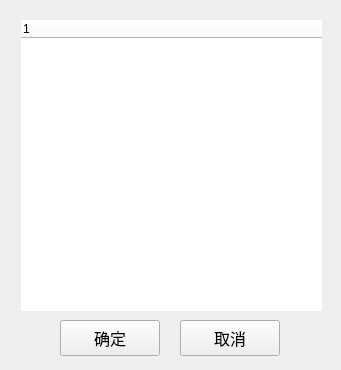
<?xml version="1.0" encoding="UTF-8"?>
<ui version="4.0">
 <class>EditScriptFileWidget</class>
 <widget class="QWidget" name="EditScriptFileWidget">
  <property name="geometry">
   <rect>
    <x>0</x>
    <y>0</y>
    <width>341</width>
    <height>370</height>
   </rect>
  </property>
  <property name="windowTitle">
   <string>Form</string>
  </property>
  <widget class="QTreeWidget" name="scriptTreeWidget">
   <property name="geometry">
    <rect>
     <x>21</x>
     <y>20</y>
     <width>301</width>
     <height>291</height>
    </rect>
   </property>
   <property name="styleSheet">
    <string notr="true">border:1px #ffffff;
background-color: rgb(255, 255, 255);</string>
   </property>
   <column>
    <property name="text">
     <string notr="true">1</string>
    </property>
   </column>
  </widget>
  <widget class="QPushButton" name="okBtn">
   <property name="geometry">
    <rect>
     <x>60</x>
     <y>320</y>
     <width>100</width>
     <height>36</height>
    </rect>
   </property>
   <property name="sizePolicy">
    <sizepolicy hsizetype="Fixed" vsizetype="Fixed">
     <horstretch>0</horstretch>
     <verstretch>0</verstretch>
    </sizepolicy>
   </property>
   <property name="minimumSize">
    <size>
     <width>100</width>
     <height>36</height>
    </size>
   </property>
   <property name="maximumSize">
    <size>
     <width>100</width>
     <height>36</height>
    </size>
   </property>
   <property name="font">
    <font>
     <family>微软雅黑</family>
     <pointsize>12</pointsize>
    </font>
   </property>
   <property name="text">
    <string>确定</string>
   </property>
   <property name="iconSize">
    <size>
     <width>125</width>
     <height>36</height>
    </size>
   </property>
  </widget>
  <widget class="QPushButton" name="cancelBtn">
   <property name="geometry">
    <rect>
     <x>180</x>
     <y>320</y>
     <width>100</width>
     <height>36</height>
    </rect>
   </property>
   <property name="sizePolicy">
    <sizepolicy hsizetype="Fixed" vsizetype="Fixed">
     <horstretch>0</horstretch>
     <verstretch>0</verstretch>
    </sizepolicy>
   </property>
   <property name="minimumSize">
    <size>
     <width>100</width>
     <height>36</height>
    </size>
   </property>
   <property name="maximumSize">
    <size>
     <width>100</width>
     <height>36</height>
    </size>
   </property>
   <property name="font">
    <font>
     <family>微软雅黑</family>
     <pointsize>12</pointsize>
    </font>
   </property>
   <property name="text">
    <string>取消</string>
   </property>
   <property name="iconSize">
    <size>
     <width>125</width>
     <height>36</height>
    </size>
   </property>
  </widget>
 </widget>
 <resources/>
 <connections/>
</ui>
